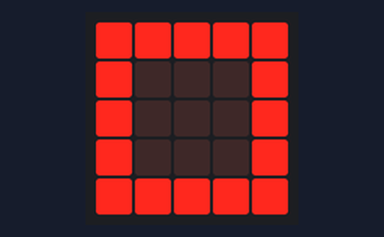
The program below on a simulated BBC micro:bit (MakeCode). On the bench: the board's 5×5 LED display. At 2.4 s the program stops and its outputs stay as they are.

Above: at 0.1 s.
At 0.7 s:
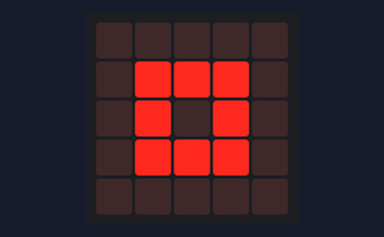
At 1.3 s:
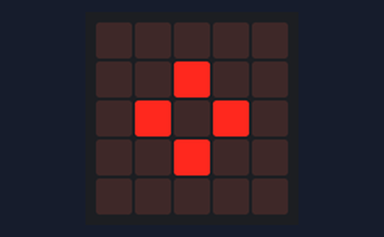
At 1.9 s:
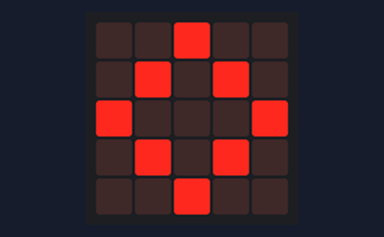

Measured:
- what the display in image 1 shows lasts 0.6 s, from 0.6 s to 1.2 s

The program:

main.ts
```typescript
basic.showIcon(IconNames.Square)
basic.showIcon(IconNames.SmallSquare)
basic.showIcon(IconNames.SmallDiamond)
basic.showIcon(IconNames.Diamond)
```

test.ts
```typescript
// 在此处测试；当此软件包作为插件使用时，将不会编译此软件包。
```
